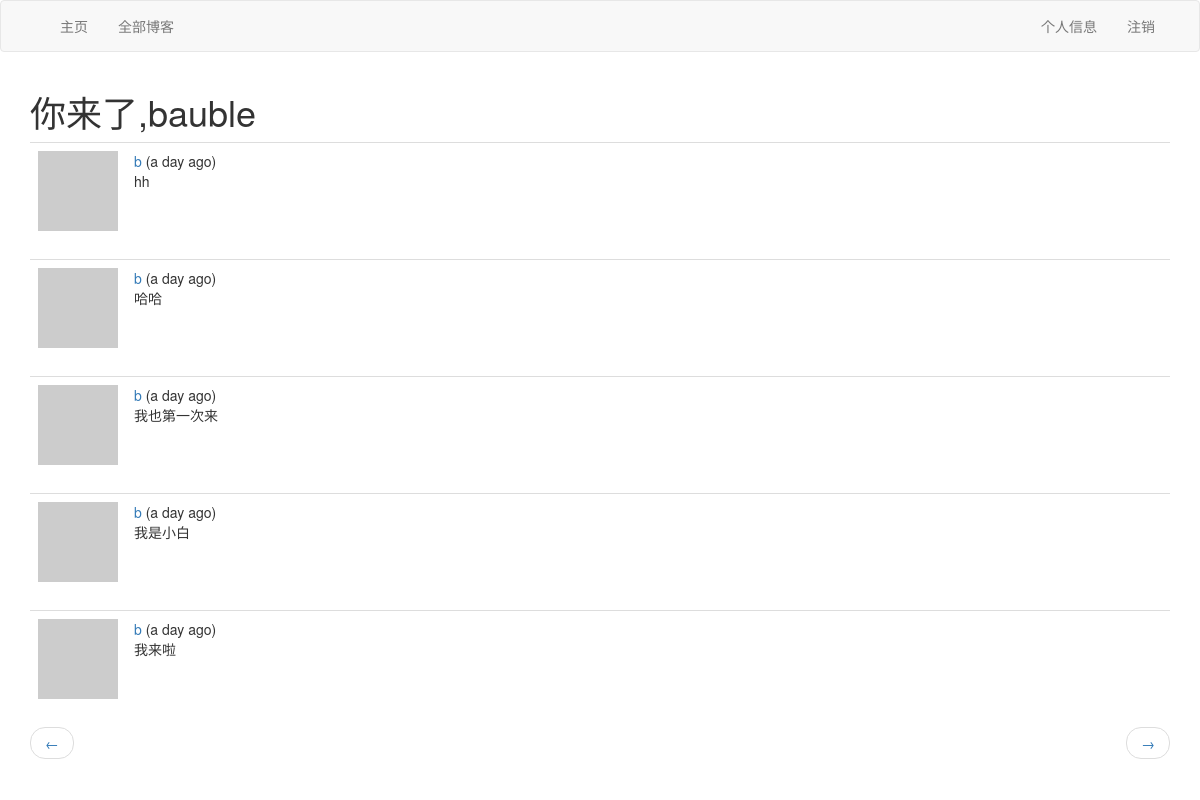
Screenshot of /explore?page=2 (signed in) with the database file from the repository.
### app/models.py (models this page shows, shortened)
class User(UserMixin, db.Model):
    id = db.Column(db.Integer, primary_key=True)
    username = db.Column(db.String(64), index=True, unique=True)
    email = db.Column(db.String(120), index=True, unique=True)
    password_hash = db.Column(db.String(128))
    posts = db.relationship('Post', backref='author', lazy='dynamic')
    about_me = db.Column(db.String(140))
    last_seen = db.Column(db.DateTime, default=datetime.utcnow)
    followed = db.relationship(
        'User',
        secondary=followers,
        primaryjoin=(followers.c.follower_id == id),
        secondaryjoin=(followers.c.followed_id == id),
        backref=db.backref('followers', lazy='dynamic'),
        lazy='dynamic'
    )
    def avatar(self, size):
        digest = md5(self.email.lower().encode('utf-8')).hexdigest()
        return 'https://www.gravatar.com/avatar/{}?d=identicon&s={}'.format(
            digest, size)

class Post(db.Model):
    id = db.Column(db.Integer, primary_key=True)
    body = db.Column(db.String(140))
    timestamp = db.Column(db.DateTime, index=True, default=datetime.now)
    user_id = db.Column(db.Integer, db.ForeignKey('user.id'))

### app/main/routes.py (the view)
@main_blu.route('/explore')
@login_required
def explore():
    page = request.args.get('page', 1, type=int)
    posts = Post.query.order_by(Post.timestamp.desc()).paginate(page, current_app.config['POSTS_PER_PAGE'], False)
    next_url = url_for('main.explore', page=posts.next_num) if posts.has_next else None
    prev_url = url_for('main.explore', page=posts.prev_num) if posts.has_prev else None
    return render_template('index.html', title='Explore', posts=posts.items, next_url=next_url, prev_url=prev_url)

### app/main/routes.py (called while the page is built)
@main_blu.before_app_request
def before_request():
    if current_user.is_authenticated:
        current_user.last_seen = datetime.utcnow()
        db.session.commit()

### app/models.py (called while the page is built)
@login.user_loader
def load_user(id):
    return User.query.get(int(id))

### app/templates/index.html (shortened to what this page needs)
{% extends "base.html" %}
{% import 'bootstrap/wtf.html' as wtf %}
{% block app_content %}
    <h1>你来了,{{ current_user.username }}</h1>
    {% for post in posts %}
        {% include '_post.html' %}
    {% endfor %}
    <nav aria-label="...">
        <ul class="pager">
            <li class="previous{% if not prev_url %} disabled{% endif %}">
                <a href="{{ prev_url or '#' }}">
                    <span aria-hidden="true">&larr;</span>
                </a>
            </li>
            <li class="next{% if not next_url %} disabled{% endif %}">
                <a href="{{ next_url or '#' }}">
                    <span aria-hidden="true">&rarr;</span>
                </a>
            </li>
        </ul>
    </nav>
{% endblock %}

### app/templates/_post.html
<table class="table table-hover">
    <tr>
        <td width="70px">
            <a href="{{ url_for('main.user', username=post.author.username) }}">
                <img src="{{ post.author.avatar(45) }}" />
            </a>
        </td>
        <td>
            <a href="{{ url_for('main.user', username=post.author.username) }}">
                {{ post.author.username }}
            </a>
            ({{ moment(post.timestamp).fromNow() }})
            <br>
            {{ post.body }}
        </td>
    </tr>
</table>

### rows the page displays
User: username "bauble"
Post: author.username "b", timestamp "a day ago", body "hh"
Post: author.username "b", timestamp "a day ago", body "哈哈"
Post: author.username "b", timestamp "a day ago", body "我也第一次来"
Post: author.username "b", timestamp "a day ago", body "我是小白"
Post: author.username "b", timestamp "a day ago", body "我来啦"
